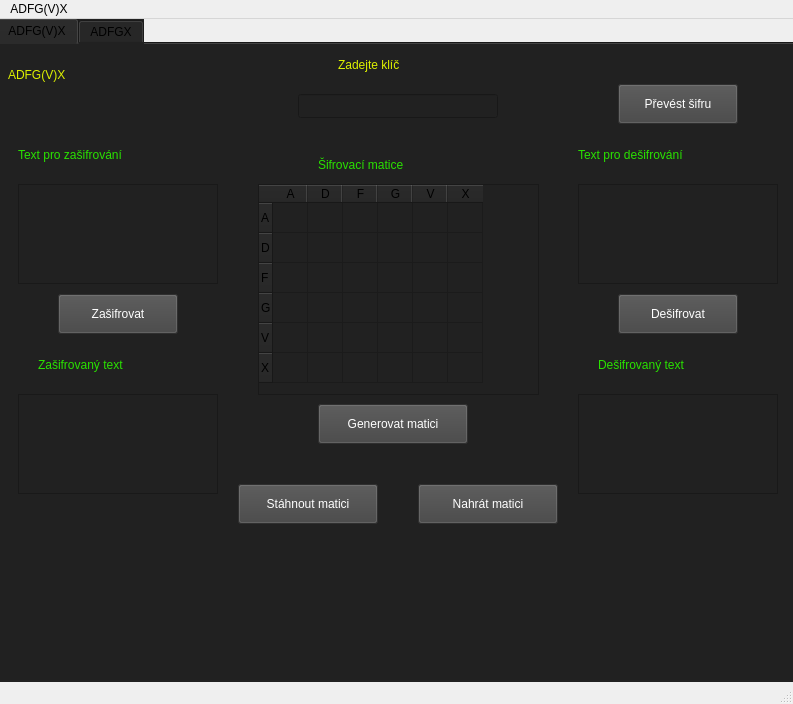
<?xml version="1.0" encoding="UTF-8"?>
<ui version="4.0">
 <class>ADFGVX</class>
 <widget class="QMainWindow" name="ADFGVX">
  <property name="geometry">
   <rect>
    <x>0</x>
    <y>0</y>
    <width>793</width>
    <height>704</height>
   </rect>
  </property>
  <property name="windowTitle">
   <string>ADFGVX</string>
  </property>
  <widget class="QWidget" name="centralwidget">
   <widget class="QTabWidget" name="tabWidget">
    <property name="geometry">
     <rect>
      <x>-4</x>
      <y>-1</y>
      <width>800</width>
      <height>720</height>
     </rect>
    </property>
    <property name="styleSheet">
     <string notr="true">background-color: rgb(33, 33, 33);</string>
    </property>
    <property name="currentIndex">
     <number>0</number>
    </property>
    <widget class="QWidget" name="ADFGVX_2">
     <attribute name="title">
      <string>ADFG(V)X</string>
     </attribute>
     <widget class="QPushButton" name="Zasifrovat_Button">
      <property name="geometry">
       <rect>
        <x>60</x>
        <y>250</y>
        <width>120</width>
        <height>40</height>
       </rect>
      </property>
      <property name="styleSheet">
       <string notr="true">background-color: rgb(66, 66, 66);
font: 700 12pt &quot;Segoe UI&quot;;
color: rgb(255, 255, 255);</string>
      </property>
      <property name="text">
       <string>Zašifrovat</string>
      </property>
     </widget>
     <widget class="QPushButton" name="Desifrovat_Button">
      <property name="geometry">
       <rect>
        <x>620</x>
        <y>250</y>
        <width>120</width>
        <height>40</height>
       </rect>
      </property>
      <property name="styleSheet">
       <string notr="true">background-color: rgb(66, 66, 66);
font: 700 12pt &quot;Segoe UI&quot;;
color: rgb(255, 255, 255);</string>
      </property>
      <property name="text">
       <string>Dešifrovat</string>
      </property>
     </widget>
     <widget class="QLabel" name="label">
      <property name="geometry">
       <rect>
        <x>10</x>
        <y>10</y>
        <width>141</width>
        <height>41</height>
       </rect>
      </property>
      <property name="styleSheet">
       <string notr="true">font: 700 20pt &quot;Segoe UI&quot;;
color: rgb(221, 241, 0);</string>
      </property>
      <property name="text">
       <string>ADFG(V)X</string>
      </property>
     </widget>
     <widget class="QLabel" name="label_2">
      <property name="geometry">
       <rect>
        <x>20</x>
        <y>90</y>
        <width>200</width>
        <height>41</height>
       </rect>
      </property>
      <property name="styleSheet">
       <string notr="true">font: 700 16pt &quot;Segoe UI&quot;;
color: rgb(41, 226, 0);</string>
      </property>
      <property name="text">
       <string>Text pro zašifrování</string>
      </property>
     </widget>
     <widget class="QTextEdit" name="text_pro_sifrovani">
      <property name="geometry">
       <rect>
        <x>20</x>
        <y>140</y>
        <width>200</width>
        <height>100</height>
       </rect>
      </property>
      <property name="styleSheet">
       <string notr="true">color: rgb(255, 255, 255);
font: 11pt &quot;Segoe UI&quot;;</string>
      </property>
     </widget>
     <widget class="QTextEdit" name="text_pro_desifrovani">
      <property name="geometry">
       <rect>
        <x>580</x>
        <y>140</y>
        <width>200</width>
        <height>100</height>
       </rect>
      </property>
      <property name="styleSheet">
       <string notr="true">color: rgb(255, 255, 255);
font: 11pt &quot;Segoe UI&quot;;</string>
      </property>
     </widget>
     <widget class="QLabel" name="label_3">
      <property name="geometry">
       <rect>
        <x>580</x>
        <y>90</y>
        <width>200</width>
        <height>41</height>
       </rect>
      </property>
      <property name="styleSheet">
       <string notr="true">font: 700 16pt &quot;Segoe UI&quot;;
color: rgb(41, 226, 0);</string>
      </property>
      <property name="text">
       <string>Text pro dešifrování</string>
      </property>
     </widget>
     <widget class="QLabel" name="label_4">
      <property name="geometry">
       <rect>
        <x>320</x>
        <y>100</y>
        <width>160</width>
        <height>41</height>
       </rect>
      </property>
      <property name="styleSheet">
       <string notr="true">font: 700 16pt &quot;Segoe UI&quot;;
color: rgb(41, 226, 0);</string>
      </property>
      <property name="text">
       <string>Šifrovací matice</string>
      </property>
     </widget>
     <widget class="QTextEdit" name="text_zasifrovany">
      <property name="geometry">
       <rect>
        <x>20</x>
        <y>350</y>
        <width>200</width>
        <height>100</height>
       </rect>
      </property>
      <property name="styleSheet">
       <string notr="true">color: rgb(255, 255, 255);
font: 11pt &quot;Segoe UI&quot;;</string>
      </property>
     </widget>
     <widget class="QTextEdit" name="text_desifrovany">
      <property name="geometry">
       <rect>
        <x>580</x>
        <y>350</y>
        <width>200</width>
        <height>100</height>
       </rect>
      </property>
      <property name="styleSheet">
       <string notr="true">color: rgb(255, 255, 255);
font: 11pt &quot;Segoe UI&quot;;</string>
      </property>
     </widget>
     <widget class="QLabel" name="label_5">
      <property name="geometry">
       <rect>
        <x>40</x>
        <y>300</y>
        <width>160</width>
        <height>41</height>
       </rect>
      </property>
      <property name="styleSheet">
       <string notr="true">font: 700 16pt &quot;Segoe UI&quot;;
color: rgb(41, 226, 0);</string>
      </property>
      <property name="text">
       <string>Zašifrovaný text</string>
      </property>
     </widget>
     <widget class="QLabel" name="label_6">
      <property name="geometry">
       <rect>
        <x>600</x>
        <y>300</y>
        <width>160</width>
        <height>41</height>
       </rect>
      </property>
      <property name="styleSheet">
       <string notr="true">font: 700 16pt &quot;Segoe UI&quot;;
color: rgb(41, 226, 0);</string>
      </property>
      <property name="text">
       <string>Dešifrovaný text</string>
      </property>
     </widget>
     <widget class="QLineEdit" name="klic">
      <property name="geometry">
       <rect>
        <x>300</x>
        <y>50</y>
        <width>200</width>
        <height>24</height>
       </rect>
      </property>
      <property name="styleSheet">
       <string notr="true">color: rgb(255, 255, 255);
font: 14pt &quot;Segoe UI&quot;;</string>
      </property>
      <property name="text">
       <string/>
      </property>
     </widget>
     <widget class="QLabel" name="label_7">
      <property name="geometry">
       <rect>
        <x>340</x>
        <y>0</y>
        <width>120</width>
        <height>41</height>
       </rect>
      </property>
      <property name="styleSheet">
       <string notr="true">font: 700 16pt &quot;Segoe UI&quot;;
color: rgb(221, 241, 0);</string>
      </property>
      <property name="text">
       <string>Zadejte klíč</string>
      </property>
     </widget>
     <widget class="QTableWidget" name="tabulka_matice">
      <property name="geometry">
       <rect>
        <x>260</x>
        <y>140</y>
        <width>281</width>
        <height>211</height>
       </rect>
      </property>
      <property name="minimumSize">
       <size>
        <width>200</width>
        <height>0</height>
       </size>
      </property>
      <property name="styleSheet">
       <string notr="true"/>
      </property>
      <attribute name="horizontalHeaderDefaultSectionSize">
       <number>35</number>
      </attribute>
      <row>
       <property name="text">
        <string>A</string>
       </property>
      </row>
      <row>
       <property name="text">
        <string>D</string>
       </property>
      </row>
      <row>
       <property name="text">
        <string>F</string>
       </property>
      </row>
      <row>
       <property name="text">
        <string>G</string>
       </property>
      </row>
      <row>
       <property name="text">
        <string>V</string>
       </property>
      </row>
      <row>
       <property name="text">
        <string>X</string>
       </property>
      </row>
      <column>
       <property name="text">
        <string>A</string>
       </property>
      </column>
      <column>
       <property name="text">
        <string>D</string>
       </property>
      </column>
      <column>
       <property name="text">
        <string>F</string>
       </property>
      </column>
      <column>
       <property name="text">
        <string>G</string>
       </property>
      </column>
      <column>
       <property name="text">
        <string>V</string>
       </property>
      </column>
      <column>
       <property name="text">
        <string>X</string>
       </property>
      </column>
     </widget>
     <widget class="QPushButton" name="Prevest_transpozici">
      <property name="geometry">
       <rect>
        <x>620</x>
        <y>40</y>
        <width>120</width>
        <height>40</height>
       </rect>
      </property>
      <property name="styleSheet">
       <string notr="true">background-color: rgb(66, 66, 66);
font: 700 12pt &quot;Segoe UI&quot;;
color: rgb(255, 255, 255);</string>
      </property>
      <property name="text">
       <string>Převést šifru</string>
      </property>
     </widget>
     <widget class="QPushButton" name="Generace_Matice">
      <property name="geometry">
       <rect>
        <x>320</x>
        <y>360</y>
        <width>150</width>
        <height>40</height>
       </rect>
      </property>
      <property name="styleSheet">
       <string notr="true">background-color: rgb(66, 66, 66);
font: 700 12pt &quot;Segoe UI&quot;;
color: rgb(255, 255, 255);</string>
      </property>
      <property name="text">
       <string>Generovat matici</string>
      </property>
     </widget>
     <widget class="QPushButton" name="stahnout_matici">
      <property name="geometry">
       <rect>
        <x>240</x>
        <y>440</y>
        <width>140</width>
        <height>40</height>
       </rect>
      </property>
      <property name="styleSheet">
       <string notr="true">background-color: rgb(66, 66, 66);
font: 700 12pt &quot;Segoe UI&quot;;
color: rgb(255, 255, 255);</string>
      </property>
      <property name="text">
       <string>Stáhnout matici</string>
      </property>
     </widget>
     <widget class="QPushButton" name="nahrat_matici">
      <property name="geometry">
       <rect>
        <x>420</x>
        <y>440</y>
        <width>140</width>
        <height>40</height>
       </rect>
      </property>
      <property name="styleSheet">
       <string notr="true">background-color: rgb(66, 66, 66);
font: 700 12pt &quot;Segoe UI&quot;;
color: rgb(255, 255, 255);</string>
      </property>
      <property name="text">
       <string>Nahrát matici</string>
      </property>
     </widget>
    </widget>
    <widget class="QWidget" name="ADFGX">
     <attribute name="title">
      <string>ADFGX</string>
     </attribute>
     <widget class="QTableWidget" name="tabulka_matice_ADFGX">
      <property name="geometry">
       <rect>
        <x>295</x>
        <y>140</y>
        <width>221</width>
        <height>191</height>
       </rect>
      </property>
      <property name="minimumSize">
       <size>
        <width>200</width>
        <height>0</height>
       </size>
      </property>
      <property name="styleSheet">
       <string notr="true"/>
      </property>
      <attribute name="horizontalHeaderDefaultSectionSize">
       <number>35</number>
      </attribute>
      <row>
       <property name="text">
        <string>A</string>
       </property>
      </row>
      <row>
       <property name="text">
        <string>D</string>
       </property>
      </row>
      <row>
       <property name="text">
        <string>F</string>
       </property>
      </row>
      <row>
       <property name="text">
        <string>G</string>
       </property>
      </row>
      <row>
       <property name="text">
        <string>X</string>
       </property>
      </row>
      <column>
       <property name="text">
        <string>A</string>
       </property>
      </column>
      <column>
       <property name="text">
        <string>D</string>
       </property>
      </column>
      <column>
       <property name="text">
        <string>F</string>
       </property>
      </column>
      <column>
       <property name="text">
        <string>G</string>
       </property>
      </column>
      <column>
       <property name="text">
        <string>X</string>
       </property>
      </column>
     </widget>
     <widget class="QLabel" name="label_14">
      <property name="geometry">
       <rect>
        <x>320</x>
        <y>100</y>
        <width>160</width>
        <height>41</height>
       </rect>
      </property>
      <property name="styleSheet">
       <string notr="true">font: 700 16pt &quot;Segoe UI&quot;;
color: rgb(41, 226, 0);</string>
      </property>
      <property name="text">
       <string>Šifrovací matice</string>
      </property>
     </widget>
     <widget class="QTextEdit" name="text_pro_sifrovani_ADFGX">
      <property name="geometry">
       <rect>
        <x>20</x>
        <y>140</y>
        <width>200</width>
        <height>100</height>
       </rect>
      </property>
      <property name="styleSheet">
       <string notr="true">color: rgb(255, 255, 255);
font: 11pt &quot;Segoe UI&quot;;</string>
      </property>
     </widget>
     <widget class="QPushButton" name="Prevest_transpozici_ADFGX">
      <property name="geometry">
       <rect>
        <x>620</x>
        <y>40</y>
        <width>120</width>
        <height>40</height>
       </rect>
      </property>
      <property name="styleSheet">
       <string notr="true">background-color: rgb(66, 66, 66);
font: 700 12pt &quot;Segoe UI&quot;;
color: rgb(255, 255, 255);</string>
      </property>
      <property name="text">
       <string>Převést</string>
      </property>
     </widget>
     <widget class="QTextEdit" name="text_zasifrovany_ADFGX">
      <property name="geometry">
       <rect>
        <x>20</x>
        <y>350</y>
        <width>200</width>
        <height>100</height>
       </rect>
      </property>
      <property name="styleSheet">
       <string notr="true">color: rgb(255, 255, 255);
font: 11pt &quot;Segoe UI&quot;;</string>
      </property>
     </widget>
     <widget class="QLabel" name="label_12">
      <property name="geometry">
       <rect>
        <x>10</x>
        <y>10</y>
        <width>101</width>
        <height>41</height>
       </rect>
      </property>
      <property name="styleSheet">
       <string notr="true">font: 700 20pt &quot;Segoe UI&quot;;
color: rgb(221, 241, 0);</string>
      </property>
      <property name="text">
       <string>ADFGX</string>
      </property>
     </widget>
     <widget class="QLabel" name="label_9">
      <property name="geometry">
       <rect>
        <x>600</x>
        <y>300</y>
        <width>160</width>
        <height>41</height>
       </rect>
      </property>
      <property name="styleSheet">
       <string notr="true">font: 700 16pt &quot;Segoe UI&quot;;
color: rgb(41, 226, 0);</string>
      </property>
      <property name="text">
       <string>Dešifrovaný text</string>
      </property>
     </widget>
     <widget class="QTextEdit" name="text_desifrovany_ADFGX">
      <property name="geometry">
       <rect>
        <x>580</x>
        <y>350</y>
        <width>200</width>
        <height>100</height>
       </rect>
      </property>
      <property name="styleSheet">
       <string notr="true">color: rgb(255, 255, 255);
font: 11pt &quot;Segoe UI&quot;;</string>
      </property>
     </widget>
     <widget class="QLabel" name="label_8">
      <property name="geometry">
       <rect>
        <x>20</x>
        <y>90</y>
        <width>200</width>
        <height>41</height>
       </rect>
      </property>
      <property name="styleSheet">
       <string notr="true">font: 700 16pt &quot;Segoe UI&quot;;
color: rgb(41, 226, 0);</string>
      </property>
      <property name="text">
       <string>Text pro zašifrování</string>
      </property>
     </widget>
     <widget class="QLabel" name="label_11">
      <property name="geometry">
       <rect>
        <x>40</x>
        <y>300</y>
        <width>160</width>
        <height>41</height>
       </rect>
      </property>
      <property name="styleSheet">
       <string notr="true">font: 700 16pt &quot;Segoe UI&quot;;
color: rgb(41, 226, 0);</string>
      </property>
      <property name="text">
       <string>Zašifrovaný text</string>
      </property>
     </widget>
     <widget class="QTextEdit" name="text_pro_desifrovani_ADFGX">
      <property name="geometry">
       <rect>
        <x>580</x>
        <y>140</y>
        <width>200</width>
        <height>100</height>
       </rect>
      </property>
      <property name="styleSheet">
       <string notr="true">color: rgb(255, 255, 255);
font: 11pt &quot;Segoe UI&quot;;</string>
      </property>
     </widget>
     <widget class="QLabel" name="label_13">
      <property name="geometry">
       <rect>
        <x>340</x>
        <y>0</y>
        <width>120</width>
        <height>41</height>
       </rect>
      </property>
      <property name="styleSheet">
       <string notr="true">font: 700 16pt &quot;Segoe UI&quot;;
color: rgb(221, 241, 0);</string>
      </property>
      <property name="text">
       <string>Zadejte klíč</string>
      </property>
     </widget>
     <widget class="QPushButton" name="Desifrovat_Button_ADFGX">
      <property name="geometry">
       <rect>
        <x>620</x>
        <y>250</y>
        <width>120</width>
        <height>40</height>
       </rect>
      </property>
      <property name="styleSheet">
       <string notr="true">background-color: rgb(66, 66, 66);
font: 700 12pt &quot;Segoe UI&quot;;
color: rgb(255, 255, 255);</string>
      </property>
      <property name="text">
       <string>Dešifrovat</string>
      </property>
     </widget>
     <widget class="QLabel" name="label_10">
      <property name="geometry">
       <rect>
        <x>580</x>
        <y>90</y>
        <width>200</width>
        <height>41</height>
       </rect>
      </property>
      <property name="styleSheet">
       <string notr="true">font: 700 16pt &quot;Segoe UI&quot;;
color: rgb(41, 226, 0);</string>
      </property>
      <property name="text">
       <string>Text pro dešifrování</string>
      </property>
     </widget>
     <widget class="QPushButton" name="Zasifrovat_Button_ADFGX">
      <property name="geometry">
       <rect>
        <x>60</x>
        <y>250</y>
        <width>120</width>
        <height>40</height>
       </rect>
      </property>
      <property name="styleSheet">
       <string notr="true">background-color: rgb(66, 66, 66);
font: 700 12pt &quot;Segoe UI&quot;;
color: rgb(255, 255, 255);</string>
      </property>
      <property name="text">
       <string>Zašifrovat</string>
      </property>
     </widget>
     <widget class="QLineEdit" name="klic_ADFGX">
      <property name="geometry">
       <rect>
        <x>300</x>
        <y>50</y>
        <width>200</width>
        <height>24</height>
       </rect>
      </property>
      <property name="styleSheet">
       <string notr="true">color: rgb(255, 255, 255);
font: 14pt &quot;Segoe UI&quot;;</string>
      </property>
      <property name="text">
       <string/>
      </property>
     </widget>
     <widget class="QPushButton" name="stahnout_matici_ADFGX">
      <property name="geometry">
       <rect>
        <x>250</x>
        <y>410</y>
        <width>140</width>
        <height>40</height>
       </rect>
      </property>
      <property name="styleSheet">
       <string notr="true">background-color: rgb(66, 66, 66);
font: 700 12pt &quot;Segoe UI&quot;;
color: rgb(255, 255, 255);</string>
      </property>
      <property name="text">
       <string>Stáhnout matici</string>
      </property>
     </widget>
     <widget class="QPushButton" name="nahrat_matici_ADFGX">
      <property name="geometry">
       <rect>
        <x>410</x>
        <y>410</y>
        <width>140</width>
        <height>40</height>
       </rect>
      </property>
      <property name="styleSheet">
       <string notr="true">background-color: rgb(66, 66, 66);
font: 700 12pt &quot;Segoe UI&quot;;
color: rgb(255, 255, 255);</string>
      </property>
      <property name="text">
       <string>Nahrát matici</string>
      </property>
     </widget>
     <widget class="QPushButton" name="Generace_Matice_ADFGX">
      <property name="geometry">
       <rect>
        <x>330</x>
        <y>340</y>
        <width>150</width>
        <height>40</height>
       </rect>
      </property>
      <property name="styleSheet">
       <string notr="true">background-color: rgb(66, 66, 66);
font: 700 12pt &quot;Segoe UI&quot;;
color: rgb(255, 255, 255);</string>
      </property>
      <property name="text">
       <string>Generovat matici</string>
      </property>
     </widget>
     <widget class="QPushButton" name="ENGLISH_BUTTON_ADFGX">
      <property name="geometry">
       <rect>
        <x>120</x>
        <y>20</y>
        <width>40</width>
        <height>40</height>
       </rect>
      </property>
      <property name="styleSheet">
       <string notr="true">background-color: rgb(66, 66, 66);
font: 700 12pt &quot;Segoe UI&quot;;
color: rgb(255, 255, 255);</string>
      </property>
      <property name="text">
       <string>EN</string>
      </property>
     </widget>
     <widget class="QPushButton" name="CZECH_BUTTON_ADFGX">
      <property name="geometry">
       <rect>
        <x>170</x>
        <y>20</y>
        <width>40</width>
        <height>40</height>
       </rect>
      </property>
      <property name="styleSheet">
       <string notr="true">background-color: rgb(66, 66, 66);
font: 700 12pt &quot;Segoe UI&quot;;
color: rgb(255, 255, 255);</string>
      </property>
      <property name="text">
       <string>CZ</string>
      </property>
     </widget>
    </widget>
   </widget>
  </widget>
  <widget class="QMenuBar" name="menubar">
   <property name="geometry">
    <rect>
     <x>0</x>
     <y>0</y>
     <width>793</width>
     <height>21</height>
    </rect>
   </property>
   <widget class="QMenu" name="menuADFG_V_X">
    <property name="title">
     <string>ADFG(V)X</string>
    </property>
   </widget>
   <addaction name="menuADFG_V_X"/>
  </widget>
  <widget class="QStatusBar" name="statusbar"/>
 </widget>
 <resources/>
 <connections/>
</ui>
